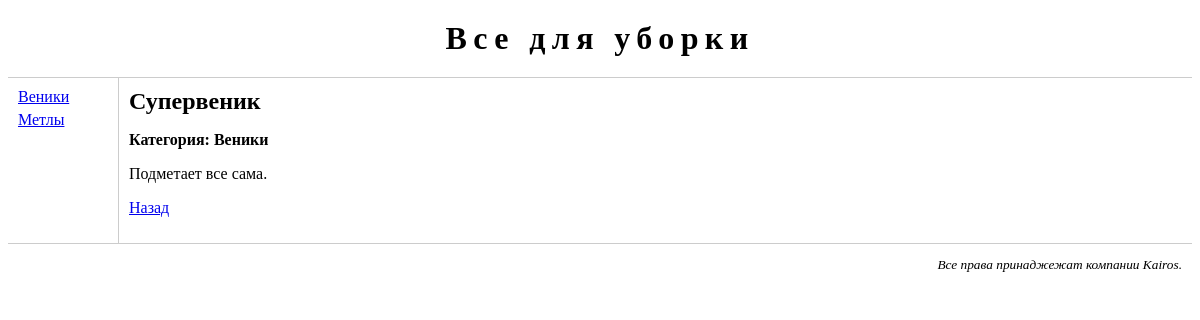
The page /goods/good/1/ on the database as committed earlier.
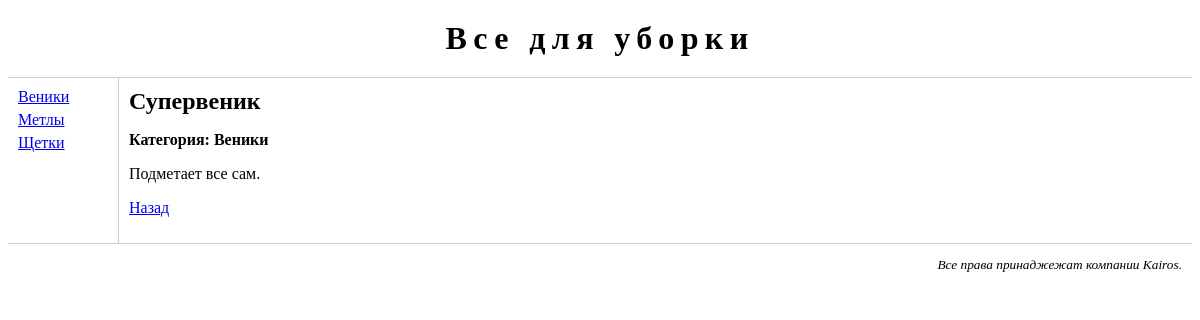
The same page on the database as committed later.
### page/models.py (models this page shows, shortened)
class Category(models.Model):
	name = models.CharField('Название категории', max_length = 30, unique = True)
	description = models.TextField('Описание', blank = True)
	class Meta:
		verbose_name = "категория"
		verbose_name_plural = "категории"

class Good(models.Model):
	name = models.CharField('Наименование товара', max_length = 50, unique = True)
	description = models.TextField('Описание')
	in_stock = models.BooleanField(default = True, db_index = True)
	category = models.ForeignKey(Category, null = True, blank = True, on_delete = models.SET_NULL)
	price = models.PositiveIntegerField(null = False, blank = False)
	class Meta:
		ordering = ["-price", "name"]
		unique_together = ("category", "name", "price")
		verbose_name = "товар"
		verbose_name_plural = "товары"

### page/views.py (the view)
# urls.py: url(r'^good/(?P<good_id>\d+)/$', views.good, name = "good"),
def good(request, good_id):
	cats = Category.objects.all().order_by("name")
	try:
		good = Good.objects.get(pk = good_id)
	except Good.DoesNotExist:
		raise Http404("Страница не найдена ухахаха!")
	return render(request, "page/good.html", {"cats": cats, "good": good})

### page/templates/page/good.html (shortened to what this page needs)
{% extends "page/base.html" %}
{% block main %}
	<h2>{{ good.name }}</h2>
	<p class="category">Категория: {{ good.category.name }}</p>
	<p>{{ good.description|linebreaksbr }}</p>
	<p><a href="/good/{{ good.category.id }}/"> Назад </a></p>
{% endblock %}

### page/templates/page/base.html (shortened to what this page needs)
{% load staticfiles %}
<!DOCTYPE html>
<html>
	<head>
		<link rel="stylesheet" type="text/css" href="{% static "page/main.css"%}">
	</head>
	<body>
		<div id="header">
			<h1>Все для уборки</h1>
		</div>
		<div id="leftmenu">
			<ul>
				{% for cat in cats %}
					<li>
						{% url 'page:index' cat_id=cat.id as cat_url %}
						<a href = "{{ cat_url }}">{{ cat.name }}</a>
					</li>
				{% endfor %}
			</ul>
		</div>
		<div id="main">
			{% block main %}
			{% endblock %}
		</div>
		<div id="footer">
			<p>Все права принаджежат компании Kairos.</p>
		</div>
	</body>
</html>

### page/static/page/main.css (style rules this page uses)
#header { text-align: center; border-bottom: 1px #cccccc solid; }
#header h1 { margin: 20px 0px 20px 0px; letter-spacing: 0.2em; }
#leftmenu { float: left; width: 100px; padding: 10px; }
#leftmenu ul { margin: 0px; padding: 0px; }
#leftmenu ul li { list-style-type: none; margin-bottom: 5px; }
#main { margin-left: 110px; border-left: 1px #cccccc solid; padding: 10px; }
#main h2 { margin: 0px 0px 10px 0px; }
#main p.category { font-weight: bold; }
#footer { text-align: right; border-top: 1px #cccccc solid; padding-right: 10px; }
#footer p { font-size: smaller; font-style: italic; }

Rows that differ between the two databases and show on the page:
added Category: name "Щетки"
changed Good "Супервеник": description "Подметает все сама." → "Подметает все сам."
